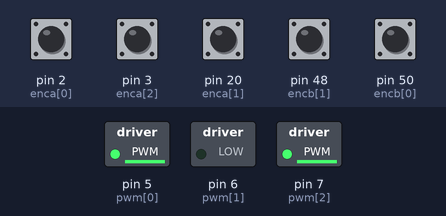
This sketch was run on a simulated Arduino Mega 2560, built with avr-gcc and run on an emulated ATmega2560. Shown: switched loads named in the sketch (green lamp = pin HIGH). The inputs (shaded band) are chosen by the test bench; at power-on: pin 2 (enca[0]), pin 3 (enca[2]), pin 20 (enca[1]), pin 48 (encb[1]), pin 50 (encb[0]) HIGH. What the sketch prints to the serial monitor is not drawn.

Above: at 24.2 s.
24.3 s: pin 20 (enca[1]) pulled LOW for 0.15 s
At 28.4 s:
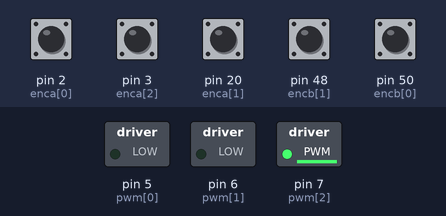
44.3 s: pin 2 (enca[0]) pulled LOW for 0.15 s
At 53.9 s:
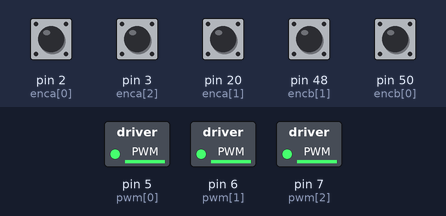
Timing chart, 0 to 84.0 s (numbered marks = the images above; inputs shaded):
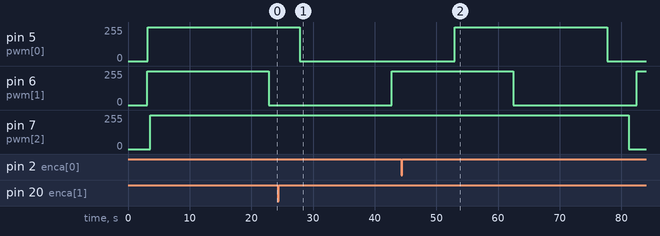

The sketch:

B_Cek-3M-POS-ODO-PID-B2.ino
```cpp
//Var ODOMETRY

int posi0 = 0;
int posi1 = 0;
int posi2 = 0;
long milseb = 0;
float q = 0;
float w = 0;
float s = 0, thet = 0;
float xx = 0,yy = 0,tt = 0;
const char* aa1;
long prevT = 0;
int posPrev[] = {0,0,0};
int dones=0;
//VAR MOTOR & CONTROL
const int enca[] = {2,20,3};
const int encb[] = {50,48,51};
const int pwm[] = {5,6,7};
const int in1[] = {38,46,43};
const int in2[] = {39,47,42};
float eprev[] = {0,0,0};
float eintg[] = {0,0,0};
float a,b,c,d,e,f,g,h,i,mot0,mot1,mot2;
unsigned long milseb22 = 0, milseb11 = 0;
int pos = 0, pwr, dir, t=0;
int posseb[] = {0,0,0};
float  c_rpm[]= {0,0,0};
const float ppr[] = {133.0 ,137.0 ,133.0};
int target[] = {0,0,0};
//#define m1 1
//#define m2 2
//#define m3 3
//#define m[] = [0,1,2];
const int m[] = {0,1,2};
volatile int posi[] = {0,0,0};
float Ypos = 0, Xpos = 0, Thet = 0;
float kp[] = {0.6,0.5,0.4}, kd[]={0.6,0.7,0.6}, ki[]={0.1,0.06,0.07};
int job = 0, conjob = 0;
float eeprevx, eeprevy, eeprevt;
float eeintgx, eeintgy, eeintgt;

float degree(double deg){  //function declaration
 return (deg*22)/(7*180.0);     //calculation for the radian to degree conversion
}

template <int j>
void readEncoder(){
  int b = digitalRead(encb[j]);
  if(b > 0){
    posi[j]++;

  }
  else{
    posi[j]--;

  }
}

void setup() {
      Serial.begin(9600);
    delay(3000);

   // digitalWrite(pwm[m], HIGH);
    for(int k = 0; k < 3; k++){

    pinMode(enca[k],INPUT_PULLUP);
    pinMode(encb[k],INPUT_PULLUP);
  }

  attachInterrupt(digitalPinToInterrupt(enca[m[0]]),readEncoder<0>,RISING);
  attachInterrupt(digitalPinToInterrupt(enca[m[1]]),readEncoder<1>,RISING);
  attachInterrupt(digitalPinToInterrupt(enca[m[2]]),readEncoder<2>,RISING);

}

void loop() {

       if(Thet>90){kinematik(0,0,0,0);}
        else {kinematik(0,50,-30,0.6);}
  unsigned long mil, mil1;
  mil = millis();
  mil1 = millis();
//  if(mil1 - milseb11 >=100){
//      ///////////-------------------------------------KINEMATIKA-----------------------
//
//
//    if(t < 100)
//    {
//      //  PIDpos(1000, 0, 90, 0.8);
//
//        Serial.println("JOB 1");
//
//   //     job = 2;
//
//    }
//    else if(t<200){
//       // PIDpos(0, 0, 0, 0.7);
//        Serial.println("JOB 2");
//      }
//  //  else {PIDpos(0, 0, 0, 0.6);}
//
//
////    if(job == 3) PIDpos(0, 0, 0, 0.4);
//
//
//        Serial.println(" ");
////          if(t<5) {kinematik(0,1500,0,4); if(t==4){kinematik(0,0,0,0); for(int k=0; k<3; k++){eintg[k]=0; eprev[k]=0; }}}
//////          else if(t<10) {kinematik(0,1500,0,4); if(t==9){kinematik(0,0,0,0); for(int k=0; k<3; k++){eintg[k]=0; eprev[k]=0;}}}
//////          else if(t<15) {kinematik(-1500,0,0,4); if(t==14){kinematik(0,0,0,0); for(int k=0; k<3; k++){eintg[k]=0; eprev[k]=0;}}}
//////          else if(t<20) {kinematik(0,-1500,0,4); if(t==19){kinematik(0,0,0,0); for(int k=0; k<3; k++){eintg[k]=0; eprev[k]=0;}}}
////          else {kinematik(0,0,0,0);}
//            for(int k=0; k<3; k++){
//
//               if(target[k]>0){
//                digitalWrite(in1[m[k]],HIGH);
//                digitalWrite(in2[m[k]],LOW);
//                }
//
//               else if(target[k]<0){
//                digitalWrite(in1[m[k]],LOW);
//                digitalWrite(in2[m[k]],HIGH);
//                }
//               else{
//                digitalWrite(in1[m[k]],LOW);
//                digitalWrite(in2[m[k]],LOW);
//                }
//            }
//
//      t++;
//      milseb11 = mil1;
//    }


//  if(mil - milseb >= 100){
//
//     for(int k=0; k<3; k++){
//      noInterrupts();
//      pos = posi[m[k]] - posseb[m[k]];
//
//        c_rpm[k] = ((pos *10 * 60)/ppr[k]) ;
//   //     PID(c_rpm[k], k);
//
//
//
//
//
////        Serial.print(c_rpm[k]);
////        Serial.print(" ");
//      posseb[m[k]] = posi[m[k]];
//      interrupts();
//     }
//
//
////     Serial.println("");
//      milseb = mil;
//    }


//=======ODOMETRY======

unsigned long mil2;
mil2 = millis();
if(mil2 - milseb >= 200){


for(int k=0; k<3; k++){
      noInterrupts();
      pos = posi[m[k]] - posseb[m[k]];

        c_rpm[k] = ((pos *5 * 60)/ppr[k]) ;
   //     PID(c_rpm[k], k);


//        Serial.print(c_rpm[k]);
//        Serial.print(" ");
      posseb[m[k]] = posi[m[k]];

     }
  q = posi[0] - posi0;
  w = posi[1] - posi1;
  s = posi[2] - posi2;
interrupts();


  float fa = 0.7;


q = (q * 2.95) * fa;
w = (w * 2.88) * fa;
s = (s * 2.97) * fa;

posi0 = posi[0];
posi1 = posi[1];
posi2 = posi[2];


double vv1 = (0.866*q) - (0.866*w) + (0*s);
double vv2 = -(0.5*q) - (0.5*w) + (1*s);

double bun = ((-((q/0.7) + (w/0.7) + (s/0.7))) * 120) / 1256;
thet = thet + bun;

float ypos = (cos(degree(thet))*vv1) + (-sin(degree(thet))*vv2);
float xpos = (sin(degree(thet))*vv1) + (cos(degree(thet))*vv2);


ypos = ypos + yy;
xpos = xpos + xx;
//thet = thet + tt;


Ypos = ypos;
Xpos = xpos;
Thet = thet;


//  for(int i = 0; i<4; i++){
//    Serial.print(vv1);
//    Serial.print(" ");
//    Serial.print(vv2);
//    Serial.print(" ");
//    Serial.print(bun);
//    Serial.print(" ");
//    Serial.print("I------I");
//    Serial.print(posi[0]);
//    Serial.print(" ");
//    Serial.print(posi[1]);
//    Serial.print(" ");
//    Serial.print(posi[2]);
//    Serial.print(" ");
//    Serial.print("I------I");
    Serial.print("Posisi = ");
    Serial.print(Ypos);
    Serial.print(" ");
    Serial.print(Xpos);
    Serial.print(" ");
    Serial.print(Thet);
    Serial.print(" ");


    String ay, ax, at;
    ay = String(ypos);
    ax = String(xpos);
    at = String(thet);

xx = xpos;
yy = ypos;
//tt = thet;

//  }
 // Serial.println();


//    if(dones==0)  {PIDpos(1000, 0, 90, 1.3);}
//    else  {PIDpos(0, 0, 0, 1.3);}


//          if(t<5) {kinematik(0,1500,0,4); if(t==4){kinematik(0,0,0,0); for(int k=0; k<3; k++){eintg[k]=0; eprev[k]=0; }}}
////          else if(t<10) {kinematik(0,1500,0,4); if(t==9){kinematik(0,0,0,0); for(int k=0; k<3; k++){eintg[k]=0; eprev[k]=0;}}}
////          else if(t<15) {kinematik(-1500,0,0,4); if(t==14){kinematik(0,0,0,0); for(int k=0; k<3; k++){eintg[k]=0; eprev[k]=0;}}}
////          else if(t<20) {kinematik(0,-1500,0,4); if(t==19){kinematik(0,0,0,0); for(int k=0; k<3; k++){eintg[k]=0; eprev[k]=0;}}}
//          else {kinematik(0,0,0,0);}
            for(int k=0; k<3; k++){

               if(target[k]>0){
                digitalWrite(in1[m[k]],HIGH);
                digitalWrite(in2[m[k]],LOW);
                }

               else if(target[k]<0){
                digitalWrite(in1[m[k]],LOW);
                digitalWrite(in2[m[k]],HIGH);
                }
               else{
                digitalWrite(in1[m[k]],LOW);
                digitalWrite(in2[m[k]],LOW);
                }
            }

  milseb = mil2;
}

//============================================
            for(int k=0; k<3; k++){
                PID(c_rpm[k], k);
                }
          //      Serial.println("");


}

void PID(int inp, int qw){


//  long op = millis();
//  float DelT = ((float) (op - milseb1)) / (1000);
//  milseb1 = op;

//    float kp = 0.5, kd=0.5, ki=0.08;

    int e = target[qw] - inp;
 //   if (e <= 0) e=0;


    float dedt = (e-eprev[qw]);
    eintg[qw] = eintg[qw] + e ;

if(target[qw]<0 && eintg[qw]>0){eintg[qw] = eintg[qw] * -1;}
if(target[qw]>0 && eintg[qw]<0){eintg[qw] = eintg[qw] * -1;}


    float u = kp[qw]*e + kd[qw]*dedt + ki[qw]*eintg[qw];
    eprev[qw] = e;

    pwr = (int) abs(u);
    if (pwr <=0 ) pwr = 0;
    if (pwr >= 255) pwr = 254;

if(target[qw]>0){
  if(target[qw]<inp-30){
      pwr = 0;

    }
  }

if(target[qw]<0){
  if(target[qw]>inp+30){
      pwr = 0;

    }
  }

if(target[qw]==0){analogWrite(pwm[m[qw]], 0);}
else {analogWrite(pwm[m[qw]], pwr);}
//  Serial.print(target[qw]);
//  Serial.print(" ");
//  Serial.print(inp);
//  Serial.print(" ");
//  Serial.print(e);
//  Serial.print(" ");
//  Serial.print(dedt);
////  Serial.print(" ");
////  Serial.print(eintg[qw]);
//  Serial.print(" ");
//  Serial.print(pwr);
//  Serial.print(" || ");
//  Serial.println(pwr);


  //return pwr;
  }

void kinematik(float x, float y, float thet, float spd){


//      x = (x / sec);
//      y = (y / sec);
//      //thet
//
//    float  x1 = (x/376.8)*60;
//    float  y1 = (y/376.8)*60;

    float  x1 = x * spd;
    float  y1 = y * spd;

      a = -0.33;  b = 0.577;   c = 0.33;
      d = -0.33;  e = -0.577;  f = 0.33;
      g = 0.67;   h = 0;       i = 0.33;


float Ypos = (cos(degree(Thet))*y) + (sin(degree(Thet))*x);
float Xpos = (-sin(degree(Thet))*y) + (cos(degree(Thet))*x);

        mot0 = (a*Xpos* spd + b*Ypos* spd  + c*thet* spd);
        mot1 = (d*Xpos* spd + e*Ypos* spd  + f*thet* spd);
        mot2 = (g*Xpos* spd + h*Ypos* spd  + i*thet* spd);

         target[0] = mot0;
         target[1] = mot1;
         target[2] = mot2;

//        Serial.print(target[0]);
//        Serial.print(" ");
//        Serial.print(target[1]);
//        Serial.print(" ");
//        Serial.print(target[2]);
//        Serial.println(" ");

  }

void PIDpos(int y,int x, int thet, float speedd){
  float kpP = 0.07, kdD = 0.09, kiI = 0.06;


  int errx = x - Xpos;
  int erry = y - Ypos;
  int errthet = thet - Thet;

  float dedtx = errx - eeprevx;
  float dedty = erry - eeprevy;
  float dedtt = errthet - eeprevt;


  eeintgx = (eeintgx + errx)/7 ;
  eeintgy = (eeintgy + erry)/7 ;
  eeintgt = (eeintgt + errthet)/3 ;

if(eeintgx>5000) eeintgx=5000;
 // else if (errx<0 && eeintgx<-5000) eeintgx=-5000;
if(eeintgy>5000) eeintgy=5000;
 // else if (erry<0 && eeintgy<-5000) eeintgy=-5000;
if(eeintgt>5000) eeintgt=5000;
 // else if (errthet<0 && eeintgt<-2000) eeintgt=-2000;

  float ux = kpP*errx + kdD * dedtx + kiI * eeintgx;
  float uy = kpP*erry + kdD * dedty + kiI * eeintgy;
  float uthet = -(0.12*errthet + 0.12 * dedtt + 0.08 * eeintgt);

//Serial.print(ux);
//Serial.print(" - ");
//Serial.print(uy);
//Serial.print(" - ");
//Serial.print(uthet);
//Serial.print(" - ");

eeprevx=errx , eeprevy=erry , eeprevt=errthet;
//if(x>0){
//     if(x<Xpos){
//        kinematik(0, 0, 0, 0);
//      }
//  }


  if(errx<30 && errx>-30 && erry<30 && erry>-30 && errthet<12 && errthet>-12 ){
      kinematik(0, 0, 0, 0);
      dones++;
//      job = 1;
//      if(job == 2) job =3;
//      if (job == 1)conjob =1;


    }

  else{
    if(errx>400 && erry>400 && errx>0 && erry>0 ){
    //  Serial.println("non");
      kinematik(ux, uy, 0, speedd);
    }
    else {
    //    Serial.println("yes");
      kinematik(ux, uy, uthet, speedd);}

  }
  }
```
